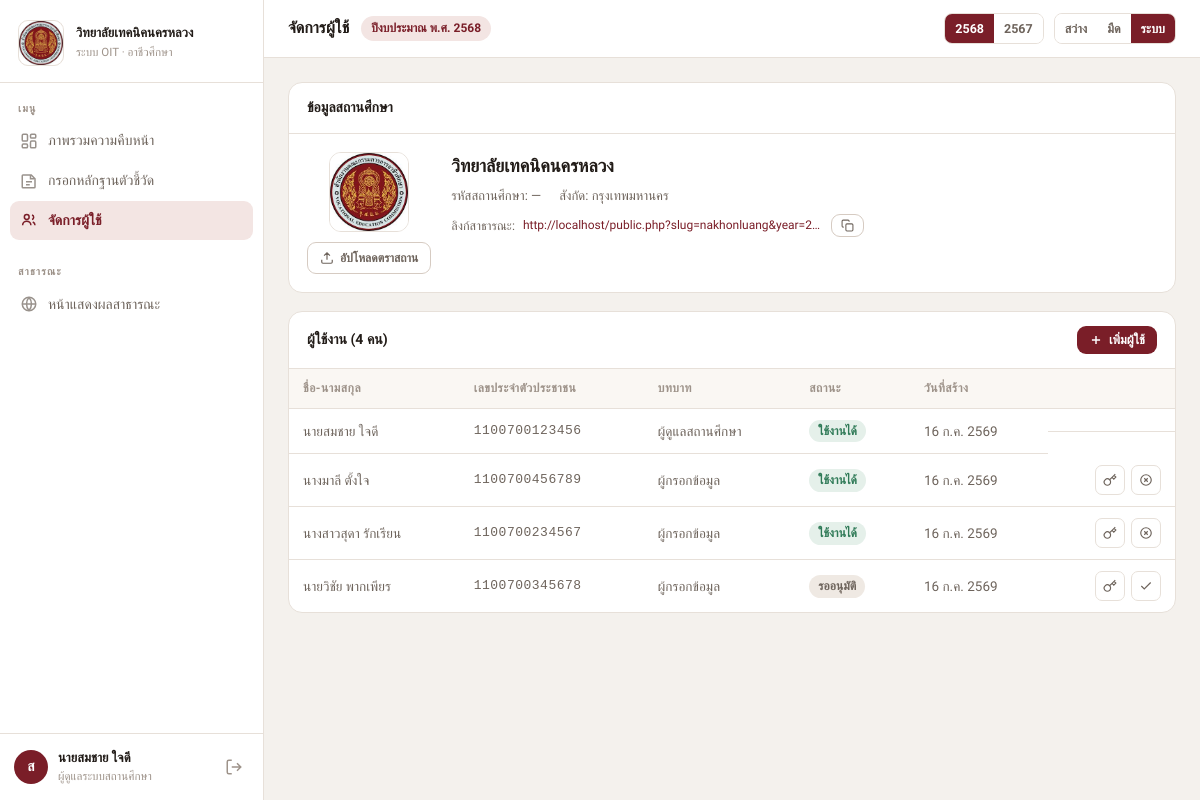
Screenshot of /app.php?view=users (signed in) with the database file from the repository.
### tables this page shows
CREATE TABLE IF NOT EXISTS `schools` (
  `id`          INT UNSIGNED AUTO_INCREMENT,
  `name`        VARCHAR(200)  NOT NULL,
  `code`        VARCHAR(20)   DEFAULT NULL,
  `province`    VARCHAR(100)  NOT NULL DEFAULT '',
  `slug`        VARCHAR(120)  NOT NULL,
  `website`     VARCHAR(500)  DEFAULT NULL,
  `emblem_path` VARCHAR(300)  DEFAULT NULL,
  `status`      ENUM('pending','active','inactive') NOT NULL DEFAULT 'pending',
  `created_at`  TIMESTAMP NOT NULL DEFAULT CURRENT_TIMESTAMP,
  `updated_at`  TIMESTAMP NOT NULL DEFAULT CURRENT_TIMESTAMP ON UPDATE CURRENT_TIMESTAMP,
  PRIMARY KEY (`id`),
  UNIQUE KEY `uq_slug` (`slug`)
);

CREATE TABLE IF NOT EXISTS `fiscal_years` (
  `id`         INT UNSIGNED AUTO_INCREMENT,
  `year_code`  VARCHAR(10)  NOT NULL,
  `label`      VARCHAR(100) NOT NULL,
  `is_active`  TINYINT(1)   NOT NULL DEFAULT 0,
  `created_at` TIMESTAMP    NOT NULL DEFAULT CURRENT_TIMESTAMP,
  PRIMARY KEY (`id`),
  UNIQUE KEY `uq_year_code` (`year_code`)
);

CREATE TABLE IF NOT EXISTS `users` (
  `id`             INT UNSIGNED AUTO_INCREMENT,
  `school_id`      INT UNSIGNED DEFAULT NULL,
  `national_id`    VARCHAR(13)  NOT NULL,
  `password_hash`  VARCHAR(255) NOT NULL,
  `full_name`      VARCHAR(200) NOT NULL,
  `role`           ENUM('user','schooladmin','centraladmin') NOT NULL DEFAULT 'user',
  `status`         ENUM('active','disabled','pending') NOT NULL DEFAULT 'pending',
  `must_change_pw` TINYINT(1)   NOT NULL DEFAULT 1,
  `last_login`     TIMESTAMP    DEFAULT NULL,
  `created_at`     TIMESTAMP    NOT NULL DEFAULT CURRENT_TIMESTAMP,
  PRIMARY KEY (`id`),
  UNIQUE KEY `uq_national_id` (`national_id`),
  CONSTRAINT `fk_users_school` FOREIGN KEY (`school_id`) REFERENCES `schools` (`id`) ON DELETE CASCADE
);

### includes/functions.php (called while the page is built, shortened)
<?php
function e(mixed $v): string
{
    return htmlspecialchars((string)$v, ENT_QUOTES | ENT_SUBSTITUTE, 'UTF-8');
}
function require_auth(): array
{
    return $_SESSION['user'];
}
function require_role(string ...$roles): array
{
    $user = require_auth();
    return $user;
}
function thai_date(?string $dt): string
{
    $ts = strtotime($dt);
    $m  = ['', 'ม.ค.', 'ก.พ.', 'มี.ค.', 'เม.ย.', 'พ.ค.', 'มิ.ย.',
                'ก.ค.', 'ส.ค.', 'ก.ย.', 'ต.ค.', 'พ.ย.', 'ธ.ค.'];
    return date('j', $ts) . ' ' . $m[(int)date('n', $ts)] . ' ' . (date('Y', $ts) + 543);
}
function all_years(): array
{
    return db()->query('SELECT * FROM fiscal_years ORDER BY year_code DESC')->fetchAll();
}
function school_emblem_url(array $school): string
{
    return APP_URL . '/assets/ovec-logo.jpg';
}

### config/database.php (called while the page is built, shortened)
<?php
function db(): PDO
{
    static $pdo = null;
    if ($pdo === null) {
        $dsn = sprintf('mysql:host=%s;dbname=%s;charset=%s', DB_HOST, DB_NAME, DB_CHARSET);
        $pdo = new PDO($dsn, DB_USER, DB_PASS, [
            PDO::ATTR_ERRMODE            => PDO::ERRMODE_EXCEPTION,
            PDO::ATTR_DEFAULT_FETCH_MODE => PDO::FETCH_ASSOC,
            PDO::ATTR_EMULATE_PREPARES   => false,
        ]);
    }
    return $pdo;
}

### views/users.php (the view, shortened to what this page needs)
<?php
$stmt = db()->prepare('SELECT * FROM users WHERE school_id = ? ORDER BY role DESC, full_name ASC');
$stmt->execute([$schoolId]);
$users = $stmt->fetchAll();
?>
<div class="users-layout">
  <div class="card school-info-card">
    <div class="card-header">ข้อมูลสถานศึกษา</div>
    <div class="school-info-body">
      <div class="emblem-section">
        <img src="<?= e(school_emblem_url($school ?? [])) ?>" alt="ตราสถานศึกษา" class="emblem-preview" id="emblemPreview">
        <form id="emblemForm" enctype="multipart/form-data">
          <label class="btn btn-ghost btn-sm emblem-upload-btn">
            <svg width="14" height="14" viewBox="0 0 24 24" fill="none" stroke="currentColor" stroke-width="2"><path d="M21 15v4a2 2 0 0 1-2 2H5a2 2 0 0 1-2-2v-4M17 8l-5-5-5 5M12 3v12"/></svg>
            อัปโหลดตราสถาน
          </label>
        </form>
      </div>
      <div class="school-details">
        <div class="school-name-big"><?= e($school['name'] ?? '—') ?></div>
        <div class="school-meta-row">
          <span>รหัสสถานศึกษา: <?= e($school['code'] ?? '—') ?></span>
          <span>สังกัด: <?= e($school['province'] ?? '—') ?></span>
        </div>
        <?php if (!empty($school['slug'])): ?>
        <div class="public-link-row">
          <span>ลิงก์สาธารณะ:</span>
          <a href="<?= APP_URL ?>/public.php?slug=<?= e($school['slug']) ?>&year=<?= e($yearCode) ?>" target="_blank" class="public-link-text" id="publicLinkText">
            <?= APP_URL ?>/public.php?slug=<?= e($school['slug']) ?>&year=<?= e($yearCode) ?>
          </a>
          <button class="btn btn-ghost btn-xs" onclick="copyPublicLink()" title="คัดลอกลิงก์">
            <svg width="13" height="13" viewBox="0 0 24 24" fill="none" stroke="currentColor" stroke-width="2"><rect x="9" y="9" width="13" height="13" rx="2"/><path d="M5 15H4a2 2 0 0 1-2-2V4a2 2 0 0 1 2-2h9a2 2 0 0 1 2 2v1"/></svg>
          </button>
        </div>
        <?php endif; ?>
      </div>
    </div>
  </div>
  <div class="card users-card">
    <div class="card-header">
      ผู้ใช้งาน (<?= count($users) ?> คน)
      <button class="btn btn-primary btn-sm" onclick="openAddUser()">
        <svg width="14" height="14" viewBox="0 0 24 24" fill="none" stroke="currentColor" stroke-width="2.5"><path d="M12 5v14M5 12h14"/></svg>
        เพิ่มผู้ใช้
      </button>
    </div>
    <div class="table-wrap">
      <table class="data-table">
        <thead>
          <tr>
            <th>ชื่อ-นามสกุล</th>
            <th>เลขประจำตัวประชาชน</th>
            <th>บทบาท</th>
            <th>สถานะ</th>
            <th>วันที่สร้าง</th>
            <th></th>
          </tr>
        </thead>
        <tbody>
          <?php foreach ($users as $u): ?>
          <tr>
            <td><?= e($u['full_name']) ?></td>
            <td class="national-id"><?= e($u['national_id']) ?></td>
            <td><?= e(match($u['role']) {
              'schooladmin'  => 'ผู้ดูแลสถานศึกษา',
              'centraladmin' => 'ผู้ดูแลส่วนกลาง',
              default        => 'ผู้กรอกข้อมูล'
            }) ?></td>
            <td>
              <?php if ($u['status'] === 'pending'): ?>
              <span class="chip chip-pend">รออนุมัติ</span>
              <?php elseif ($u['must_change_pw']): ?>
              <span class="chip chip-prog">รอเปลี่ยนรหัส</span>
              <?php elseif ($u['status'] === 'active'): ?>
              <span class="chip chip-done">ใช้งานได้</span>
              <?php elseif ($u['status'] === 'disabled'): ?>
              <span class="chip">ปิดใช้งาน</span>
              <?php else: ?>
              <span class="chip chip-pend"><?= e($u['status']) ?></span>
              <?php endif; ?>
            </td>
            <td><?= thai_date($u['created_at']) ?></td>
            <td class="actions">
              <?php if ($u['id'] !== (int)$user['id']): ?>
              <button class="icon-btn" title="รีเซ็ตรหัสผ่าน"
                      onclick="resetPassword(<?= $u['id'] ?>, <?= e(json_encode($u['full_name'])) ?>)">
                <svg width="14" height="14" viewBox="0 0 24 24" fill="none" stroke="currentColor" stroke-width="2"><path d="M21 2l-2 2m-7.61 7.61a5.5 5.5 0 1 1-7.778 7.778 5.5 5.5 0 0 1 7.777-7.777zm0 0L15.5 7.5m0 0l3 3L22 7l-3-3m-3.5 3.5L19 4"/></svg>
              </button>
              <?php if ($u['status'] === 'active'): ?>
              <button class="icon-btn icon-btn-danger" title="ปิดใช้งาน"
                      onclick="toggleUser(<?= $u['id'] ?>, 'disabled', <?= e(json_encode($u['full_name'])) ?>)">
                <svg width="14" height="14" viewBox="0 0 24 24" fill="none" stroke="currentColor" stroke-width="2"><circle cx="12" cy="12" r="9"/><path d="M9 9l6 6M15 9l-6 6"/></svg>
              </button>
              <?php else: ?>
              <button class="icon-btn icon-btn-ok" title="เปิดใช้งาน"
                      onclick="toggleUser(<?= $u['id'] ?>, 'active', <?= e(json_encode($u['full_name'])) ?>)">
                <svg width="14" height="14" viewBox="0 0 24 24" fill="none" stroke="currentColor" stroke-width="2"><path d="M20 6L9 17l-5-5"/></svg>
              </button>
              <?php endif; ?>
              <?php endif; ?>
            </td>
          </tr>
          <?php endforeach; ?>
        </tbody>
      </table>
    </div>
  </div>
</div>

### app.php (shortened to what this page needs)
<?php
require_once __DIR__ . '/config/database.php';
require_once __DIR__ . '/includes/functions.php';
$user = require_auth();
$role = $user['role'];
$view = $_GET['view'] ?? match($role) {
    'centraladmin' => 'criteria',
    default        => 'dashboard',
};
$school    = $user['school'] ?? null;
$schoolId  = (int)($user['school_id'] ?? 0);
$yearCode  = $user['year_code'] ?? '2568';
$yearLabel = $user['year_label'] ?? 'ปีงบประมาณ พ.ศ. 2568';
$years     = all_years();
$theme     = $user['theme'] ?? 'system';
if ($schoolId) {
    $sStmt = db()->prepare('SELECT * FROM schools WHERE id = ?');
    $sStmt->execute([$schoolId]);
    $school = $sStmt->fetch() ?: $school;
}
$pageTitle = match($view) {
    'dashboard' => 'ภาพรวมความคืบหน้า',
    'evidence'  => 'กรอกหลักฐานตัวชี้วัด',
    'users'     => 'จัดการผู้ใช้',
    'criteria'  => 'เกณฑ์ & ปีงบประมาณ',
    'schools'   => 'สถานศึกษาที่สมัครใช้งาน',
    default     => '',
};
$nameTrimmed = preg_replace('/^(นาย|นาง|นางสาว)/u', '', $user['name']);
$initial = mb_substr(trim($nameTrimmed), 0, 1) ?: mb_substr($user['name'], 0, 1);
$roleLabel = match($role) {
    'schooladmin'  => 'ผู้ดูแลระบบสถานศึกษา',
    'centraladmin' => 'ผู้ดูแลส่วนกลาง สอศ.',
    default        => 'ผู้กรอกข้อมูล',
};
$logoUrl = $school ? school_emblem_url($school) : APP_URL . '/assets/ovec-logo.jpg';
$publicLink = APP_URL . '/public.php?slug=' . ($school['slug'] ?? '') . '&year=' . $yearCode;
?>
<!DOCTYPE html>
<html lang="th" data-theme="<?= e($theme) ?>">
<head>
<link rel="stylesheet" href="<?= APP_URL ?>/assets/css/app.css">
</head>
<body>
<div class="app-shell">
  <aside class="sidebar">
    <div class="sidebar-brand">
      <div class="sidebar-logo">
        <img src="<?= e($logoUrl) ?>" alt="ตราสถานศึกษา" id="sidebarLogo">
      </div>
      <div class="sidebar-school">
        <div class="sidebar-school-name"><?= e($school['name'] ?? 'ระบบ OIT') ?></div>
        <div class="sidebar-school-sub">ระบบ OIT · อาชีวศึกษา</div>
      </div>
    </div>
    <nav class="sidebar-nav">
      <div class="nav-group-label">เมนู</div>
      <?php if (in_array($role, ['user','schooladmin'])): ?>
      <a href="?view=dashboard" class="nav-item <?= $view==='dashboard'?'active':'' ?>">
        <svg width="18" height="18" viewBox="0 0 24 24" fill="none" stroke="currentColor" stroke-width="2"><rect x="3" y="3" width="7" height="9" rx="1.5"/><rect x="14" y="3" width="7" height="5" rx="1.5"/><rect x="14" y="12" width="7" height="9" rx="1.5"/><rect x="3" y="16" width="7" height="5" rx="1.5"/></svg>
        ภาพรวมความคืบหน้า
      </a>
      <a href="?view=evidence" class="nav-item <?= $view==='evidence'?'active':'' ?>">
        <svg width="18" height="18" viewBox="0 0 24 24" fill="none" stroke="currentColor" stroke-width="2"><path d="M4 4h11l5 5v11a1 1 0 0 1-1 1H4a1 1 0 0 1-1-1V5a1 1 0 0 1 1-1z"/><path d="M14 4v5h5M8 13h8M8 17h5"/></svg>
        กรอกหลักฐานตัวชี้วัด
      </a>
      <?php endif; ?>
      <?php if ($role === 'schooladmin'): ?>
      <a href="?view=users" class="nav-item <?= $view==='users'?'active':'' ?>">
        <svg width="18" height="18" viewBox="0 0 24 24" fill="none" stroke="currentColor" stroke-width="2"><circle cx="9" cy="8" r="3.2"/><path d="M3.5 19a5.5 5.5 0 0 1 11 0M16 11.2a3 3 0 0 0 0-5.8M20 19c0-2-1.2-3.6-3-4.4"/></svg>
        จัดการผู้ใช้
      </a>
      <?php endif; ?>
      <div class="nav-group-label" style="margin-top:18px">สาธารณะ</div>
      <a href="<?= e($publicLink) ?>" target="_blank" class="nav-item">
        <svg width="18" height="18" viewBox="0 0 24 24" fill="none" stroke="currentColor" stroke-width="2"><circle cx="12" cy="12" r="9"/><path d="M3 12h18M12 3a14 14 0 0 1 0 18M12 3a14 14 0 0 0 0 18"/></svg>
        หน้าแสดงผลสาธารณะ
      </a>
    </nav>
    <div class="sidebar-user">
      <div class="user-avatar"><?= e($initial) ?></div>
      <div class="user-info">
        <div class="user-name"><?= e($user['name']) ?></div>
        <div class="user-role"><?= e($roleLabel) ?></div>
      </div>
      <a href="<?= APP_URL ?>/logout.php" title="ออกจากระบบ" class="logout-btn">
        <svg width="18" height="18" viewBox="0 0 24 24" fill="none" stroke="currentColor" stroke-width="2"><path d="M9 21H5a2 2 0 0 1-2-2V5a2 2 0 0 1 2-2h4M16 17l5-5-5-5M21 12H9"/></svg>
      </a>
    </div>
  </aside>
  <div class="main-wrap">
    <header class="topbar">
      <div class="topbar-left">
        <h1 class="topbar-title"><?= e($pageTitle) ?></h1>
        <span class="year-badge"><?= e($yearLabel) ?></span>
      </div>
      <div class="topbar-right">
        <div class="year-switcher">
          <?php foreach ($years as $y): ?>
          <a href="?year=<?= e($y['year_code']) ?>&view=<?= e($view) ?>"
             class="year-opt <?= $y['year_code']===$yearCode?'active':'' ?>">
            <?= e($y['year_code']) ?>
          </a>
          <?php endforeach; ?>
        </div>
        <div class="theme-switcher">
          <a href="?theme=light&view=<?= e($view) ?>" class="theme-opt <?= $theme==='light'?'active':'' ?>">สว่าง</a>
          <a href="?theme=dark&view=<?= e($view) ?>" class="theme-opt <?= $theme==='dark'?'active':'' ?>">มืด</a>
          <a href="?theme=system&view=<?= e($view) ?>" class="theme-opt <?= $theme==='system'?'active':'' ?>">ระบบ</a>
        </div>
      </div>
    </header>
    <div class="main-content <?= $view === 'evidence' ? 'main-content--full' : '' ?>" id="mainContent">
      <?php
      $viewFile = __DIR__ . '/views/' . $view . '.php';
      if (file_exists($viewFile)) {
          include $viewFile;
      }
      ?>
    </div>
  </div>
</div>
</body>
</html>

### rows the page displays
schools: name "วิทยาลัยเทคนิคนครหลวง", code "—", province "กรุงเทพมหานคร", slug "nakhonluang"
fiscal_years: year_code "2568"
fiscal_years: year_code "2567"
users: full_name "นายสมชาย ใจดี", national "1100700123456", role "ผู้ดูแลสถานศึกษา", status "ใช้งานได้", created_at "16 ก.ค. 2569"
users: full_name "นางมาลี ตั้งใจ", national "1100700456789", role "ผู้กรอกข้อมูล", status "ใช้งานได้", created_at "16 ก.ค. 2569"
users: full_name "นางสาวสุดา รักเรียน", national "1100700234567", role "ผู้กรอกข้อมูล", status "ใช้งานได้", created_at "16 ก.ค. 2569"
users: full_name "นายวิชัย พากเพียร", national "1100700345678", role "ผู้กรอกข้อมูล", status "รออนุมัติ", created_at "16 ก.ค. 2569"

### other values shown
$initial "ส"
$user['name'] "นายสมชาย ใจดี"
$roleLabel "ผู้ดูแลระบบสถานศึกษา"
$pageTitle "จัดการผู้ใช้"
$yearLabel "ปีงบประมาณ พ.ศ. 2568"
APP_URL "http://localhost"
$yearCode "2…"
count($users) "4"
